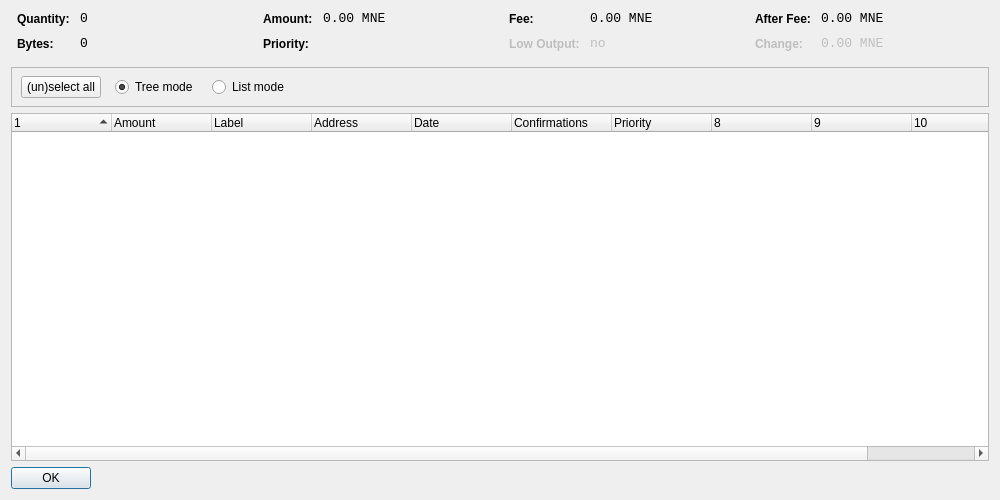
<?xml version="1.0" encoding="UTF-8"?>
<ui version="4.0">
 <class>CoinControlDialog</class>
 <widget class="QDialog" name="CoinControlDialog">
  <property name="geometry">
   <rect>
    <x>0</x>
    <y>0</y>
    <width>1000</width>
    <height>500</height>
   </rect>
  </property>
  <property name="windowTitle">
   <string>Coin Control</string>
  </property>
  <layout class="QVBoxLayout" name="verticalLayout">
   <item>
    <layout class="QHBoxLayout" name="horizontalLayoutTop" stretch="0,0,0,0">
     <property name="topMargin">
      <number>0</number>
     </property>
     <property name="bottomMargin">
      <number>10</number>
     </property>
     <item>
      <layout class="QFormLayout" name="formLayoutCoinControl1">
       <property name="horizontalSpacing">
        <number>10</number>
       </property>
       <property name="verticalSpacing">
        <number>10</number>
       </property>
       <property name="leftMargin">
        <number>6</number>
       </property>
       <property name="rightMargin">
        <number>6</number>
       </property>
       <item row="0" column="0">
        <widget class="QLabel" name="labelCoinControlQuantityText">
         <property name="styleSheet">
          <string notr="true">font-weight:bold;</string>
         </property>
         <property name="text">
          <string>Quantity:</string>
         </property>
        </widget>
       </item>
       <item row="0" column="1">
        <widget class="QLabel" name="labelCoinControlQuantity">
         <property name="font">
          <font>
           <family>Monospace</family>
           <pointsize>10</pointsize>
          </font>
         </property>
         <property name="cursor">
          <cursorShape>IBeamCursor</cursorShape>
         </property>
         <property name="contextMenuPolicy">
          <enum>Qt::ActionsContextMenu</enum>
         </property>
         <property name="text">
          <string notr="true">0</string>
         </property>
         <property name="textInteractionFlags">
          <set>Qt::LinksAccessibleByMouse|Qt::TextSelectableByKeyboard|Qt::TextSelectableByMouse</set>
         </property>
        </widget>
       </item>
       <item row="1" column="0">
        <widget class="QLabel" name="labelCoinControlBytesText">
         <property name="styleSheet">
          <string notr="true">font-weight:bold;</string>
         </property>
         <property name="text">
          <string>Bytes:</string>
         </property>
        </widget>
       </item>
       <item row="1" column="1">
        <widget class="QLabel" name="labelCoinControlBytes">
         <property name="font">
          <font>
           <family>Monospace</family>
           <pointsize>10</pointsize>
          </font>
         </property>
         <property name="cursor">
          <cursorShape>IBeamCursor</cursorShape>
         </property>
         <property name="contextMenuPolicy">
          <enum>Qt::ActionsContextMenu</enum>
         </property>
         <property name="text">
          <string notr="true">0</string>
         </property>
         <property name="textInteractionFlags">
          <set>Qt::LinksAccessibleByMouse|Qt::TextSelectableByKeyboard|Qt::TextSelectableByMouse</set>
         </property>
        </widget>
       </item>
      </layout>
     </item>
     <item>
      <layout class="QFormLayout" name="formLayoutCoinControl2">
       <property name="horizontalSpacing">
        <number>10</number>
       </property>
       <property name="verticalSpacing">
        <number>10</number>
       </property>
       <property name="leftMargin">
        <number>6</number>
       </property>
       <property name="rightMargin">
        <number>6</number>
       </property>
       <item row="0" column="0">
        <widget class="QLabel" name="labelCoinControlAmountText">
         <property name="styleSheet">
          <string notr="true">font-weight:bold;</string>
         </property>
         <property name="text">
          <string>Amount:</string>
         </property>
        </widget>
       </item>
       <item row="0" column="1">
        <widget class="QLabel" name="labelCoinControlAmount">
         <property name="font">
          <font>
           <family>Monospace</family>
           <pointsize>10</pointsize>
          </font>
         </property>
         <property name="cursor">
          <cursorShape>IBeamCursor</cursorShape>
         </property>
         <property name="contextMenuPolicy">
          <enum>Qt::ActionsContextMenu</enum>
         </property>
         <property name="text">
          <string notr="true">0.00 MNE</string>
         </property>
         <property name="textInteractionFlags">
          <set>Qt::LinksAccessibleByMouse|Qt::TextSelectableByKeyboard|Qt::TextSelectableByMouse</set>
         </property>
        </widget>
       </item>
       <item row="1" column="0">
        <widget class="QLabel" name="labelCoinControlPriorityText">
         <property name="styleSheet">
          <string notr="true">font-weight:bold;</string>
         </property>
         <property name="text">
          <string>Priority:</string>
         </property>
        </widget>
       </item>
       <item row="1" column="1">
        <widget class="QLabel" name="labelCoinControlPriority">
         <property name="font">
          <font>
           <family>Monospace</family>
           <pointsize>10</pointsize>
          </font>
         </property>
         <property name="cursor">
          <cursorShape>IBeamCursor</cursorShape>
         </property>
         <property name="contextMenuPolicy">
          <enum>Qt::ActionsContextMenu</enum>
         </property>
         <property name="text">
          <string/>
         </property>
         <property name="textInteractionFlags">
          <set>Qt::LinksAccessibleByMouse|Qt::TextSelectableByKeyboard|Qt::TextSelectableByMouse</set>
         </property>
        </widget>
       </item>
      </layout>
     </item>
     <item>
      <layout class="QFormLayout" name="formLayoutCoinControl3">
       <property name="horizontalSpacing">
        <number>10</number>
       </property>
       <property name="verticalSpacing">
        <number>10</number>
       </property>
       <property name="leftMargin">
        <number>6</number>
       </property>
       <property name="rightMargin">
        <number>6</number>
       </property>
       <item row="0" column="0">
        <widget class="QLabel" name="labelCoinControlFeeText">
         <property name="styleSheet">
          <string notr="true">font-weight:bold;</string>
         </property>
         <property name="text">
          <string>Fee:</string>
         </property>
        </widget>
       </item>
       <item row="0" column="1">
        <widget class="QLabel" name="labelCoinControlFee">
         <property name="font">
          <font>
           <family>Monospace</family>
           <pointsize>10</pointsize>
          </font>
         </property>
         <property name="cursor">
          <cursorShape>IBeamCursor</cursorShape>
         </property>
         <property name="contextMenuPolicy">
          <enum>Qt::ActionsContextMenu</enum>
         </property>
         <property name="text">
          <string notr="true">0.00 MNE</string>
         </property>
         <property name="textInteractionFlags">
          <set>Qt::LinksAccessibleByMouse|Qt::TextSelectableByKeyboard|Qt::TextSelectableByMouse</set>
         </property>
        </widget>
       </item>
       <item row="1" column="0">
        <widget class="QLabel" name="labelCoinControlLowOutputText">
         <property name="enabled">
          <bool>false</bool>
         </property>
         <property name="styleSheet">
          <string notr="true">font-weight:bold;</string>
         </property>
         <property name="text">
          <string>Low Output:</string>
         </property>
        </widget>
       </item>
       <item row="1" column="1">
        <widget class="QLabel" name="labelCoinControlLowOutput">
         <property name="enabled">
          <bool>false</bool>
         </property>
         <property name="font">
          <font>
           <family>Monospace</family>
           <pointsize>10</pointsize>
          </font>
         </property>
         <property name="cursor">
          <cursorShape>IBeamCursor</cursorShape>
         </property>
         <property name="contextMenuPolicy">
          <enum>Qt::ActionsContextMenu</enum>
         </property>
         <property name="text">
          <string notr="true">no</string>
         </property>
         <property name="textInteractionFlags">
          <set>Qt::LinksAccessibleByMouse|Qt::TextSelectableByKeyboard|Qt::TextSelectableByMouse</set>
         </property>
        </widget>
       </item>
      </layout>
     </item>
     <item>
      <layout class="QFormLayout" name="formLayoutCoinControl4">
       <property name="horizontalSpacing">
        <number>10</number>
       </property>
       <property name="verticalSpacing">
        <number>10</number>
       </property>
       <property name="leftMargin">
        <number>6</number>
       </property>
       <property name="rightMargin">
        <number>6</number>
       </property>
       <item row="0" column="0">
        <widget class="QLabel" name="labelCoinControlAfterFeeText">
         <property name="styleSheet">
          <string notr="true">font-weight:bold;</string>
         </property>
         <property name="text">
          <string>After Fee:</string>
         </property>
        </widget>
       </item>
       <item row="0" column="1">
        <widget class="QLabel" name="labelCoinControlAfterFee">
         <property name="font">
          <font>
           <family>Monospace</family>
           <pointsize>10</pointsize>
          </font>
         </property>
         <property name="cursor">
          <cursorShape>IBeamCursor</cursorShape>
         </property>
         <property name="contextMenuPolicy">
          <enum>Qt::ActionsContextMenu</enum>
         </property>
         <property name="text">
          <string notr="true">0.00 MNE</string>
         </property>
         <property name="textInteractionFlags">
          <set>Qt::LinksAccessibleByMouse|Qt::TextSelectableByKeyboard|Qt::TextSelectableByMouse</set>
         </property>
        </widget>
       </item>
       <item row="1" column="0">
        <widget class="QLabel" name="labelCoinControlChangeText">
         <property name="enabled">
          <bool>false</bool>
         </property>
         <property name="styleSheet">
          <string notr="true">font-weight:bold;</string>
         </property>
         <property name="text">
          <string>Change:</string>
         </property>
        </widget>
       </item>
       <item row="1" column="1">
        <widget class="QLabel" name="labelCoinControlChange">
         <property name="enabled">
          <bool>false</bool>
         </property>
         <property name="font">
          <font>
           <family>Monospace</family>
           <pointsize>10</pointsize>
          </font>
         </property>
         <property name="cursor">
          <cursorShape>IBeamCursor</cursorShape>
         </property>
         <property name="contextMenuPolicy">
          <enum>Qt::ActionsContextMenu</enum>
         </property>
         <property name="text">
          <string notr="true">0.00 MNE</string>
         </property>
         <property name="textInteractionFlags">
          <set>Qt::LinksAccessibleByMouse|Qt::TextSelectableByKeyboard|Qt::TextSelectableByMouse</set>
         </property>
        </widget>
       </item>
      </layout>
     </item>
    </layout>
   </item>
   <item>
    <widget class="QFrame" name="frame">
     <property name="minimumSize">
      <size>
       <width>0</width>
       <height>40</height>
      </size>
     </property>
     <property name="frameShape">
      <enum>QFrame::StyledPanel</enum>
     </property>
     <property name="frameShadow">
      <enum>QFrame::Sunken</enum>
     </property>
     <widget class="QWidget" name="horizontalLayoutWidget">
      <property name="geometry">
       <rect>
        <x>10</x>
        <y>0</y>
        <width>781</width>
        <height>41</height>
       </rect>
      </property>
      <layout class="QHBoxLayout" name="horizontalLayoutPanel" stretch="0,0,0,0,0">
       <property name="spacing">
        <number>14</number>
       </property>
       <item>
        <widget class="QPushButton" name="pushButtonSelectAll">
         <property name="sizePolicy">
          <sizepolicy hsizetype="Maximum" vsizetype="Fixed">
           <horstretch>0</horstretch>
           <verstretch>0</verstretch>
          </sizepolicy>
         </property>
         <property name="text">
          <string>(un)select all</string>
         </property>
        </widget>
       </item>
       <item>
        <widget class="QRadioButton" name="radioTreeMode">
         <property name="sizePolicy">
          <sizepolicy hsizetype="Maximum" vsizetype="Fixed">
           <horstretch>0</horstretch>
           <verstretch>0</verstretch>
          </sizepolicy>
         </property>
         <property name="text">
          <string>Tree mode</string>
         </property>
         <property name="checked">
          <bool>true</bool>
         </property>
        </widget>
       </item>
       <item>
        <widget class="QRadioButton" name="radioListMode">
         <property name="sizePolicy">
          <sizepolicy hsizetype="Maximum" vsizetype="Fixed">
           <horstretch>0</horstretch>
           <verstretch>0</verstretch>
          </sizepolicy>
         </property>
         <property name="text">
          <string>List mode</string>
         </property>
        </widget>
       </item>
       <item>
        <spacer name="horizontalSpacer">
         <property name="orientation">
          <enum>Qt::Horizontal</enum>
         </property>
         <property name="sizeHint" stdset="0">
          <size>
           <width>40</width>
           <height>20</height>
          </size>
         </property>
        </spacer>
       </item>
      </layout>
     </widget>
    </widget>
   </item>
   <item>
    <widget class="CoinControlTreeWidget" name="treeWidget">
     <property name="contextMenuPolicy">
      <enum>Qt::CustomContextMenu</enum>
     </property>
     <property name="sortingEnabled">
      <bool>false</bool>
     </property>
     <property name="columnCount">
      <number>11</number>
     </property>
     <attribute name="headerShowSortIndicator" stdset="0">
      <bool>true</bool>
     </attribute>
     <attribute name="headerStretchLastSection">
      <bool>false</bool>
     </attribute>
     <column>
      <property name="text">
       <string/>
      </property>
     </column>
     <column>
      <property name="text">
       <string>Amount</string>
      </property>
     </column>
     <column>
      <property name="text">
       <string>Label</string>
      </property>
     </column>
     <column>
      <property name="text">
       <string>Address</string>
      </property>
     </column>
     <column>
      <property name="text">
       <string>Date</string>
      </property>
     </column>
     <column>
      <property name="text">
       <string>Confirmations</string>
      </property>
      <property name="toolTip">
       <string>Confirmed</string>
      </property>
     </column>
     <column>
      <property name="text">
       <string>Priority</string>
      </property>
     </column>
     <column>
      <property name="text">
       <string/>
      </property>
     </column>
     <column>
      <property name="text">
       <string/>
      </property>
     </column>
     <column>
      <property name="text">
       <string/>
      </property>
     </column>
     <column>
      <property name="text">
       <string/>
      </property>
     </column>
    </widget>
   </item>
   <item>
    <widget class="QDialogButtonBox" name="buttonBox">
     <property name="sizePolicy">
      <sizepolicy hsizetype="Maximum" vsizetype="Fixed">
       <horstretch>0</horstretch>
       <verstretch>0</verstretch>
      </sizepolicy>
     </property>
     <property name="orientation">
      <enum>Qt::Horizontal</enum>
     </property>
     <property name="standardButtons">
      <set>QDialogButtonBox::Ok</set>
     </property>
    </widget>
   </item>
  </layout>
 </widget>
 <customwidgets>
  <customwidget>
   <class>CoinControlTreeWidget</class>
   <extends>QTreeWidget</extends>
   <header>coincontroltreewidget.h</header>
  </customwidget>
 </customwidgets>
 <resources/>
 <connections/>
</ui>
